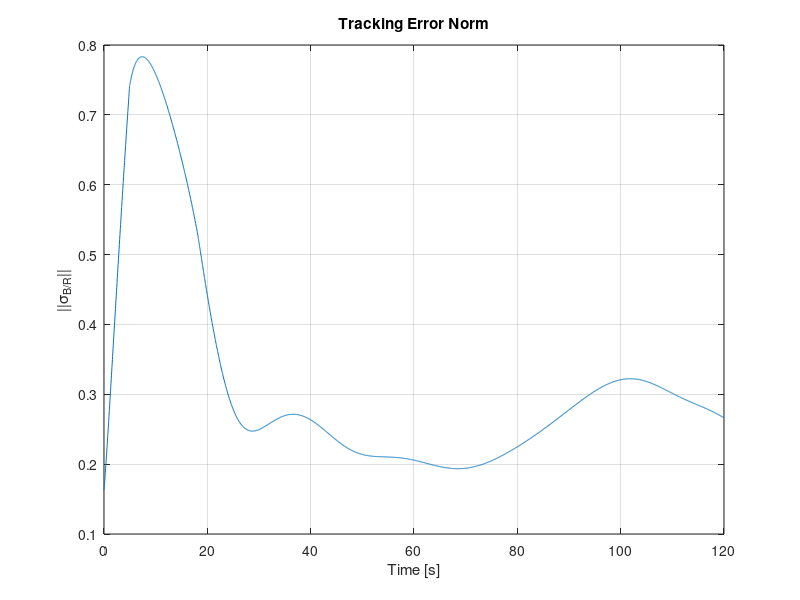

Here is the MATLAB script that generated this plot:
function hw4_q5_tracking_mrp_fixed()
    clc; clear; close all;

    % Inertia (principal)
    I = diag([100, 75, 80]);       % kg*m^2

    % Gains
    K = 5;                          % N*m
    P = 10*eye(3);                  % N*m*s
    L = zeros(3,1);

    % Reference frequency
    f = 0.05;                       % rad/s

    % Initial conditions
    sigmaBN0 = [0.1; 0.2; -0.1];
    wBN0 = deg2rad([30; 10; -20]);  % rad/s, expressed in B
    x0 = [sigmaBN0; wBN0];

    % Integrate
    tspan = [0 120];
    opts = odeset('RelTol',1e-10,'AbsTol',1e-12);
    [t, x] = ode45(@(t,x) eom_q5(t,x,I,K,P,L,f), tspan, x0, opts);

    % Post-process sigma_B/R
    sigBR = zeros(length(t),3);
    for k = 1:length(t)
        sigBN = shadow_mrp(x(k,1:3).');
        sigRN = shadow_mrp(sigma_ref(t(k), f));
        sigBR(k,:) = shadow_mrp(mrp_compose(sigBN, mrp_inverse(sigRN))).';
    end

    % value at 40s
    sigBR_40 = interp1(t, sigBR, 40.0).';
    val = norm(sigBR_40);

    fprintf('Q5: ||sigma_{B/R}|| at t=40 s = %.15f\n', val);

    figure; plot(t, vecnorm(sigBR,2,2)); grid on;
    xlabel('Time [s]'); ylabel('||\sigma_{B/R}||'); title('Tracking Error Norm');
end

% -------------------- Dynamics (Q5) --------------------
function xdot = eom_q5(t, x, I, K, P, L, f)
    sigBN = shadow_mrp(x(1:3));
    wBN_B = x(4:6);                 % omega_B/N expressed in B

    % Reference attitude sigma_R/N(t)
    sigRN = shadow_mrp(sigma_ref(t, f));
    sigRN_dot = sigma_ref_dot(t, f);

    % Compute omega_R/N expressed in R using MRP kinematics:
    % sigdot = 1/4 * B(sig) * omega  => omega = 4 * B^{-1} * sigdot
    wRN_R = 4 * (Bmat_mrp(sigRN) \ sigRN_dot);

    % Attitude error sigma_B/R = sigma_B/N o (sigma_R/N)^{-1}
    sigBR = shadow_mrp(mrp_compose(sigBN, mrp_inverse(sigRN)));

    % DCM C_B/R from sigma_B/R
    C_BR = mrp_to_dcm(sigBR);

    % Rate error omega_B/R expressed in B:
    % omega_B/R^B = omega_B/N^B - C_B/R * omega_R/N^R
    wBR_B = wBN_B - C_BR*wRN_R;

    % Controller for this homework (consistent with the stabilizing form)
    % Use the same cancellation structure: + (wBN x I*wBN)
    u = -K*sigBR - P*wBR_B + cross(wBN_B, I*wBN_B) - L;

    % Rigid body dynamics: I*w_dot + w x (I*w) = u
    wdot = I \ (u - cross(wBN_B, I*wBN_B));

    % Kinematics for sigma_B/N
    sigdot = 0.25 * Bmat_mrp(sigBN) * wBN_B;

    xdot = [sigdot; wdot];
end

% -------------------- Reference --------------------
function sig = sigma_ref(t, f)
    sig = [0.2*sin(f*t); 0.3*cos(f*t); -0.3*sin(f*t)];
end

function sigdot = sigma_ref_dot(t, f)
    sigdot = [0.2*f*cos(f*t); -0.3*f*sin(f*t); -0.3*f*cos(f*t)];
end

% -------------------- MRP utilities --------------------
function sig = shadow_mrp(sig)
    s2 = dot(sig,sig);
    if s2 > 1
        sig = -sig / s2;
    end
end

function siginv = mrp_inverse(sig)
    siginv = -sig;
end

function sigAC = mrp_compose(sigAB, sigBC)
    a = sigAB; 
    b = sigBC;
    a2 = dot(a,a); 
    b2 = dot(b,b);

    denom = 1 + a2*b2 - 2*dot(a,b);

    % Correct cross-term sign for Schaub MRP composition:
    % -2*(b x a)  == +2*(a x b)
    sigAC = ( (1 - b2)*a + (1 - a2)*b + 2*cross(a,b) ) / denom;
end


function B = Bmat_mrp(sig)
    s2 = dot(sig,sig);
    S = skew(sig);
    B = (1 - s2)*eye(3) + 2*S + 2*(sig*sig.');
end

function S = skew(v)
    S = [  0   -v(3)  v(2);
          v(3)  0   -v(1);
         -v(2) v(1)   0  ];
end

function C = mrp_to_dcm(sig)
    sig = shadow_mrp(sig);
    s2 = dot(sig,sig);
    S = skew(sig);
    C = eye(3) + (8*(S*S) - 4*(1 - s2)*S) / (1 + s2)^2;
end
